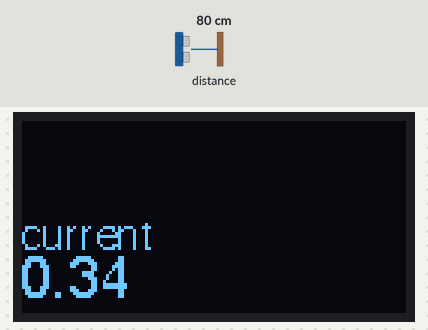
Simulated run of this program. Board: MicroPython board. On the bench: 128×64 one-colour display. The test bench sets the inputs (shaded band); at power-on: distance to the obstacle 80 cm. Library files of the repository ran but are not shown: writer.py, ssd1306.py, VL53L0X.py, freesans20.py, font6.py.

Above: at 0.52 s.
At 1.2 s:
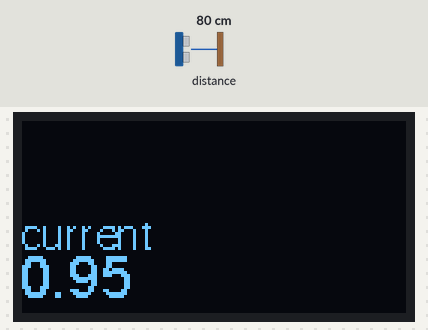
1.3 s: distance to the obstacle set to 2 cm
At 1.5 s:
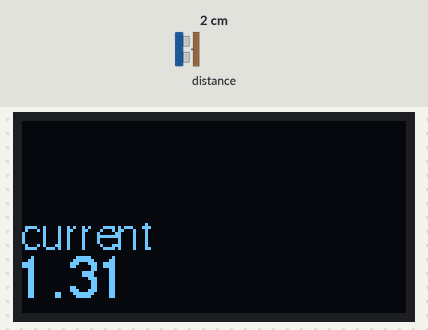
Timing chart, 0 to 4.3 s (numbered marks = the images above; inputs shaded):
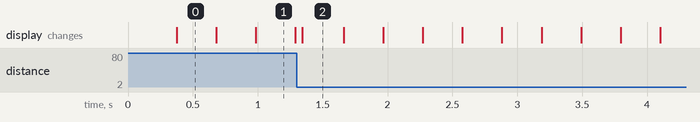

The program:

main.py
```python
from writer import Writer
from utime import ticks_ms
from ssd1306 import SSD1306_I2C
import VL53L0X
import machine
import freesans20, font6

CALIB = 0
OBJECT = 1
WAITING = 3
N_READS = 2

state = CALIB
dists = []
fastest = 99.99
last = 99.99
start = ticks_ms()


def avg(l):
    return sum(l) / len(l)


ssd = SSD1306_I2C(128, 64, machine.SoftI2C(scl=machine.Pin(2), sda=machine.Pin(26)))
tof = VL53L0X.VL53L0X(
    machine.SoftI2C(scl=machine.Pin(4), sda=machine.Pin(5), freq=100000)
)

wri_lg = Writer(ssd, freesans20, verbose=False)
wri_sm = Writer(ssd, font6, verbose=False)
Writer.set_textpos(ssd, 32, 0)
wri_sm.printstring("current")

reads = [0] * N_READS
idx = 0
tof.start()
while 1:
    t = ticks_ms()
    # Keep a running average of reads to prevent ghost triggers
    reads[idx] = tof.read()
    idx += 1
    if idx >= N_READS:
        idx = 0
    d = sum(reads) / N_READS

    if t // 100 % 5 == 0:  # Every 500ms
        dists.append(d)
        if len(dists) > 10:
            del dists[0]
        avg_d = avg(dists)
        # print(avg_d)

    if state == CALIB:
        dists.append(d)
        if len(dists) >= 10:
            state = WAITING
        avg_d = avg(dists)

    elif state == WAITING:
        if d < avg_d * 0.5:
            last = (t - start) / 1000
            start = t
            if last < fastest:
                fastest = last
            ssd.fill(0)  # Clear screen
            Writer.set_textpos(ssd, 0, 0)
            wri_sm.printstring("last lap")
            Writer.set_textpos(ssd, 11, 0)
            wri_lg.printstring(f"{last:.2f}")
            Writer.set_textpos(ssd, 32, 0)
            wri_sm.printstring("current")
            Writer.set_textpos(ssd, 16, 64)
            wri_sm.printstring("fastest")
            Writer.set_textpos(ssd, 27, 64)
            wri_lg.printstring(f"{fastest:.2f}")
            state = OBJECT

    elif state == OBJECT:
        if d > avg_d * 0.9:
            state = WAITING

    Writer.set_textpos(ssd, 43, 0)
    wri_lg.printstring(f"{(t-start)/1000:.2f}")
    ssd.show()
```

boolpalette.py
```python
# boolpalette.py Implement BoolPalette class
# This is a 2-value color palette for rendering monochrome glyphs to color
# FrameBuffer instances. Supports destinations with up to 16 bit color.

# Copyright (c) Peter Hinch 2021
# Released under the MIT license see LICENSE

import framebuf

class BoolPalette(framebuf.FrameBuffer):

    def __init__(self, mode):
        buf = bytearray(4)  # OK for <= 16 bit color
        super().__init__(buf, 2, 1, mode)

    def fg(self, color):  # Set foreground color
        self.pixel(1, 0, color)

    def bg(self, color):
        self.pixel(0, 0, color)
```
